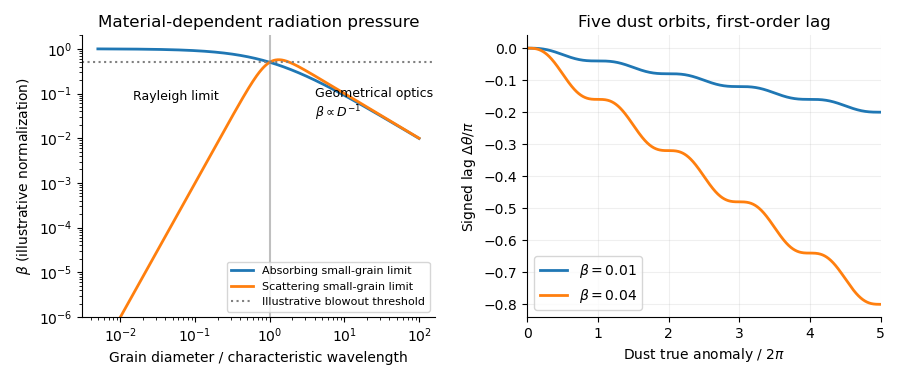

Python code for this plot:
import numpy as np
import matplotlib
matplotlib.use("Agg")
import matplotlib.pyplot as plt
plt.rcParams.update({"font.size": 10, "axes.spines.top": False, "axes.spines.right": False})
fig,ax=plt.subplots(1,2,figsize=(9,3.8),dpi=100)
x=np.geomspace(.005,100,600)
absorb=1/(1+x)
scatter=x**3/(1+x**4)
ax[0].loglog(x,absorb,label='Absorbing small-grain limit',lw=2)
ax[0].loglog(x,scatter,label='Scattering small-grain limit',lw=2)
ax[0].axhline(.5,color='gray',ls=':',label='Illustrative blowout threshold')
ax[0].axvline(1,color='gray',alpha=.5)
ax[0].set(xlabel=r'Grain diameter / characteristic wavelength',ylabel=r'$\beta$ (illustrative normalization)',ylim=(1e-6,2),title='Material-dependent radiation pressure')
ax[0].text(.015,.07,'Rayleigh limit',fontsize=9)
ax[0].text(4,.03,'Geometrical optics\n'+r'$\beta\propto D^{-1}$',fontsize=9)
ax[0].legend(fontsize=8,loc='lower right')
th=np.linspace(0,10*np.pi,1200)
for b in [.01,.04]:ax[1].plot(th/(2*np.pi),2*b*(np.sin(th)-th)/np.pi,label=fr'$\beta={b}$',lw=2)
ax[1].set(xlabel=r'Dust true anomaly / $2\pi$',ylabel=r'Signed lag $\Delta\theta/\pi$',xlim=(0,5),title='Five dust orbits, first-order lag')
ax[1].legend();ax[1].grid(alpha=.2)
fig.tight_layout();fig.savefig('paper-316-dust.png',facecolor='white',transparent=False)
